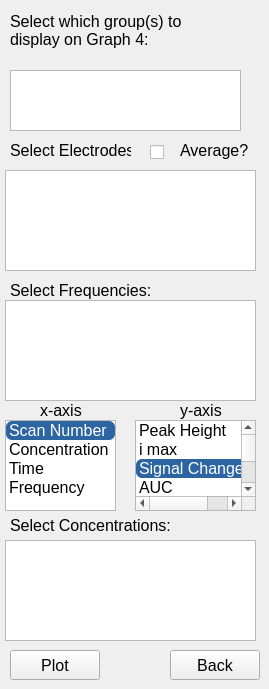
     <widget class="QWidget" name="graph_4">
      <attribute name="title">
       <string>Graph 4</string>
      </attribute>
      <widget class="QLabel" name="label_4">
       <property name="geometry">
        <rect>
         <x>10</x>
         <y>10</y>
         <width>211</width>
         <height>41</height>
        </rect>
       </property>
       <property name="font">
        <font>
         <pointsize>12</pointsize>
        </font>
       </property>
       <property name="text">
        <string>Select which group(s) to display on Graph 4:</string>
       </property>
       <property name="wordWrap">
        <bool>true</bool>
       </property>
      </widget>
      <widget class="QListWidget" name="graph4_groups_list">
       <property name="geometry">
        <rect>
         <x>10</x>
         <y>70</y>
         <width>231</width>
         <height>61</height>
        </rect>
       </property>
       <property name="font">
        <font>
         <pointsize>12</pointsize>
        </font>
       </property>
       <property name="styleSheet">
        <string notr="true">QListWidget {
    outline: none; /* Removes dotted rectangle focus border */
}
QListWidget::item:selected {
    background-color: rgb(45, 101, 163);
    color: white;
	border-radius: 6px;
}</string>
       </property>
      </widget>
      <widget class="QCheckBox" name="graph4_average">
       <property name="geometry">
        <rect>
         <x>150</x>
         <y>142</y>
         <width>21</width>
         <height>21</height>
        </rect>
       </property>
       <property name="font">
        <font>
         <pointsize>12</pointsize>
        </font>
       </property>
       <property name="styleSheet">
        <string notr="true">QCheckBox {
    outline: none;
}
QCheckBox::indicator:checked {
    background-color: rgb(45, 101, 163);   /* fill color of checkbox when checked */
	border-radius: 6px;
}</string>
       </property>
       <property name="text">
        <string/>
       </property>
      </widget>
      <widget class="QLabel" name="label_8">
       <property name="geometry">
        <rect>
         <x>180</x>
         <y>140</y>
         <width>71</width>
         <height>21</height>
        </rect>
       </property>
       <property name="font">
        <font>
         <pointsize>12</pointsize>
        </font>
       </property>
       <property name="text">
        <string>Average?</string>
       </property>
       <property name="wordWrap">
        <bool>true</bool>
       </property>
      </widget>
      <widget class="QLabel" name="label_16">
       <property name="geometry">
        <rect>
         <x>10</x>
         <y>140</y>
         <width>121</width>
         <height>21</height>
        </rect>
       </property>
       <property name="font">
        <font>
         <pointsize>12</pointsize>
        </font>
       </property>
       <property name="text">
        <string>Select Electrodes:</string>
       </property>
      </widget>
      <widget class="QTableView" name="graph4_electrodes_table">
       <property name="geometry">
        <rect>
         <x>5</x>
         <y>170</y>
         <width>251</width>
         <height>101</height>
        </rect>
       </property>
       <property name="font">
        <font>
         <pointsize>12</pointsize>
        </font>
       </property>
       <property name="styleSheet">
        <string notr="true">QTableView {
    outline: none; /* Removes dotted rectangle focus border */
}
QTableView::item:selected {
    background-color: rgb(45, 101, 163);
    color: white;
	border-radius: 6px;
}</string>
       </property>
      </widget>
      <widget class="QLabel" name="label_20">
       <property name="geometry">
        <rect>
         <x>10</x>
         <y>280</y>
         <width>141</width>
         <height>21</height>
        </rect>
       </property>
       <property name="font">
        <font>
         <pointsize>12</pointsize>
        </font>
       </property>
       <property name="text">
        <string>Select Frequencies:</string>
       </property>
      </widget>
      <widget class="QTableView" name="graph4_freq_table">
       <property name="geometry">
        <rect>
         <x>5</x>
         <y>300</y>
         <width>251</width>
         <height>101</height>
        </rect>
       </property>
       <property name="font">
        <font>
         <pointsize>12</pointsize>
        </font>
       </property>
       <property name="styleSheet">
        <string notr="true">QTableView {
    outline: none; /* Removes dotted rectangle focus border */
}
QTableView::item:selected {
    background-color: rgb(45, 101, 163);
    color: white;
	border-radius: 6px;
}</string>
       </property>
      </widget>
      <widget class="QLabel" name="label_28">
       <property name="geometry">
        <rect>
         <x>10</x>
         <y>510</y>
         <width>161</width>
         <height>30</height>
        </rect>
       </property>
       <property name="font">
        <font>
         <pointsize>12</pointsize>
        </font>
       </property>
       <property name="text">
        <string>Select Concentrations:</string>
       </property>
      </widget>
      <widget class="QPushButton" name="graph4_plot_button">
       <property name="geometry">
        <rect>
         <x>10</x>
         <y>650</y>
         <width>90</width>
         <height>30</height>
        </rect>
       </property>
       <property name="font">
        <font>
         <pointsize>12</pointsize>
        </font>
       </property>
       <property name="text">
        <string>Plot</string>
       </property>
      </widget>
      <widget class="QPushButton" name="graph4_back">
       <property name="geometry">
        <rect>
         <x>170</x>
         <y>650</y>
         <width>90</width>
         <height>30</height>
        </rect>
       </property>
       <property name="font">
        <font>
         <pointsize>12</pointsize>
        </font>
       </property>
       <property name="text">
        <string>Back</string>
       </property>
      </widget>
      <widget class="QTableView" name="conc_table_graph4">
       <property name="geometry">
        <rect>
         <x>5</x>
         <y>540</y>
         <width>251</width>
         <height>101</height>
        </rect>
       </property>
       <property name="font">
        <font>
         <pointsize>9</pointsize>
        </font>
       </property>
       <property name="styleSheet">
        <string notr="true">QTableView {
    outline: none; /* Removes dotted rectangle focus border */
}
QTableView::item:selected {
    background-color: rgb(45, 101, 163);
    color: white;
	border-radius: 6px;
}</string>
       </property>
      </widget>
      <widget class="QLabel" name="label_32">
       <property name="geometry">
        <rect>
         <x>40</x>
         <y>395</y>
         <width>61</width>
         <height>31</height>
        </rect>
       </property>
       <property name="font">
        <font>
         <pointsize>12</pointsize>
        </font>
       </property>
       <property name="text">
        <string>x-axis</string>
       </property>
      </widget>
      <widget class="QLabel" name="label_25">
       <property name="geometry">
        <rect>
         <x>180</x>
         <y>395</y>
         <width>51</width>
         <height>31</height>
        </rect>
       </property>
       <property name="font">
        <font>
         <pointsize>12</pointsize>
        </font>
       </property>
       <property name="text">
        <string>y-axis</string>
       </property>
       <property name="wordWrap">
        <bool>false</bool>
       </property>
      </widget>
      <widget class="QListWidget" name="graph4_xax">
       <property name="geometry">
        <rect>
         <x>5</x>
         <y>420</y>
         <width>111</width>
         <height>91</height>
        </rect>
       </property>
       <property name="font">
        <font>
         <pointsize>12</pointsize>
        </font>
       </property>
       <property name="styleSheet">
        <string notr="true">QListWidget {
    outline: none; /* Removes dotted rectangle focus border */
}
QListWidget::item:selected {
    background-color: rgb(45, 101, 163);
    color: white;
	border-radius: 6px;
}</string>
       </property>
       <property name="currentRow">
        <number>0</number>
       </property>
       <item>
        <property name="text">
         <string>Scan Number</string>
        </property>
       </item>
       <item>
        <property name="text">
         <string>Concentration</string>
        </property>
       </item>
       <item>
        <property name="text">
         <string>Time</string>
        </property>
       </item>
       <item>
        <property name="text">
         <string>Frequency</string>
        </property>
       </item>
      </widget>
      <widget class="QListWidget" name="graph4_yax">
       <property name="geometry">
        <rect>
         <x>135</x>
         <y>420</y>
         <width>121</width>
         <height>91</height>
        </rect>
       </property>
       <property name="font">
        <font>
         <pointsize>12</pointsize>
        </font>
       </property>
       <property name="styleSheet">
        <string notr="true">QListWidget {
    outline: none; /* Removes dotted rectangle focus border */
}
QListWidget::item:selected {
    background-color: rgb(45, 101, 163);
    color: white;
	border-radius: 6px;
}</string>
       </property>
       <property name="currentRow">
        <number>2</number>
       </property>
       <item>
        <property name="text">
         <string>Peak Height</string>
        </property>
       </item>
       <item>
        <property name="text">
         <string>i max</string>
        </property>
       </item>
       <item>
        <property name="text">
         <string>Signal Change (%)</string>
        </property>
       </item>
       <item>
        <property name="text">
         <string>AUC</string>
        </property>
       </item>
       <item>
        <property name="text">
         <string>Peak Position</string>
        </property>
       </item>
       <item>
        <property name="text">
         <string>i max/cm²</string>
        </property>
       </item>
       <item>
        <property name="text">
         <string>Peak Height/cm²</string>
        </property>
       </item>
       <item>
        <property name="text">
         <string>AUC/cm²</string>
        </property>
       </item>
       <item>
        <property name="text">
         <string>Concentration</string>
        </property>
       </item>
      </widget>
     </widget>
